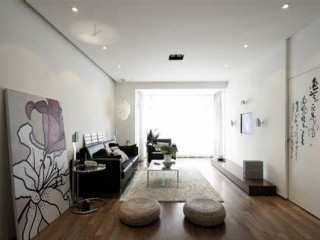
#> input picture pruebas/open-cv/prueba-en-esp32/managed_components/espressif__esp32-camera/test/pictures/test_inside.jpeg, 320 x 240 px, given in place of the camera
$ python main.py
#> lines starting #> are read from the running program, lines starting #| are printed output that depends on the picture; after the words box and inside, x2 and y2 are one past the last pixel; in counts of white or black regions, pixels touching at a corner belong together
#> in main, frame is the input picture: shape (240, 320, 3); mean B, G, R 145.6, 151.5, 156.3
import cv2
import numpy as np


def setup_detector():
    """
    Configura los rangos de color para la detección de objetos naranjas.
    """
    # Rango de color naranja en HSV
    lower_orange = np.array([5, 100, 100])
    upper_orange = np.array([25, 255, 255])
    return lower_orange, upper_orange


def detect_object(frame, lower_range, upper_range):
    """
    Detecta un objeto dentro de un rango de color en un frame.
    """
    hsv = cv2.cvtColor(frame, cv2.COLOR_BGR2HSV)
#> hsv: shape (240, 320, 3); mean H, S, V 27.4, 30.2, 156.6

    # Crear una máscara para el color naranja
    mask = cv2.inRange(hsv, lower_range, upper_range)
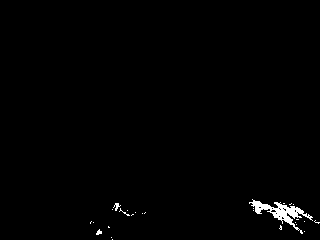
#> mask: shape (240, 320); 0.92% white; 27 white regions (24 under 20 px), largest, box (x1, y1, x2, y2) and area: (249, 199, 313, 234) 588, (113, 203, 121, 211) 28, (96, 229, 102, 235) 22

    # Opcional: Mejorar la máscara con operaciones morfológicas
    mask = cv2.erode(mask, None, iterations=2)
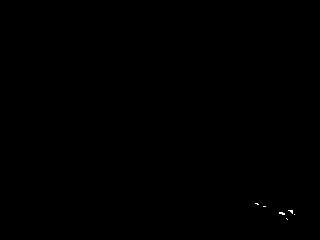
#> mask: shape (240, 320); 0.05% white in thin lines or dots, all inside (x1, y1, x2, y2) = (255, 203, 295, 220)
    mask = cv2.dilate(mask, None, iterations=2)
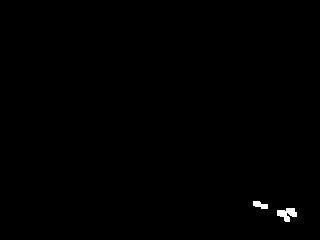
#> mask: shape (240, 320); 0.33% white; 2 white regions

    # Encontrar contornos en la máscara
    contours, _ = cv2.findContours(
        mask.copy(), cv2.RETR_EXTERNAL, cv2.CHAIN_APPROX_SIMPLE
    )
#> contours = 2 contours; box (x1, y1, x2, y2) and area: (277, 208, 297, 222) 136, (253, 201, 268, 209) 60

    if contours:
        # Encontrar el contorno más grande
        largest_contour = max(contours, key=cv2.contourArea)
#> largest_contour = contour of 27 points, box (x1, y1, x2, y2) (277, 208, 297, 222), area 136
        area = cv2.contourArea(largest_contour)
#> area = 135.5

        # Filtrar por área mínima para reducir el ruido
        if area > 500:
            # Obtener el cuadro delimitador
            x, y, w, h = cv2.boundingRect(largest_contour)
            return True, (x, y, w, h)

    return False, None


def main():
    # Inicializar la webcam
    cap = cv2.VideoCapture(0)
    if not cap.isOpened():
        print("Error: No se pudo abrir la cámara.")
        return

    # Configurar el detector de color
    lower_orange, upper_orange = setup_detector()

    print("Presiona 'q' para salir.")

    while True:
        # Capturar frame por frame
        ret, frame = cap.read()
        if not ret:
            print("Error: No se pudo capturar el frame.")
            break

        # Detectar el objeto
        found, rect = detect_object(frame, lower_orange, upper_orange)
#> found = False

        # Si se encuentra un objeto, dibujar un rectángulo verde
        if found:
            x, y, w, h = rect
            cv2.rectangle(frame, (x, y), (x + w, y + h), (0, 255, 0), 2)
            cv2.putText(
                frame,
                "Objeto Detectado",
                (x, y - 10),
                cv2.FONT_HERSHEY_SIMPLEX,
                0.7,
                (0, 255, 0),
                2,
            )

        # Mostrar el frame resultante
        cv2.imshow("Deteccion de Objeto", frame)

        # Salir del bucle si se presiona la tecla 'q'
        if cv2.waitKey(1) & 0xFF == ord("q"):
#> (key q is pressed here)
            break

    # Liberar la cámara y cerrar todas las ventanas
    cap.release()
    cv2.destroyAllWindows()


if __name__ == "__main__":
    main()

$ run again, on pruebas/open-cv/prueba-en-esp32/managed_components/espressif__esp32-camera/test/pictures/test_outside.jpeg
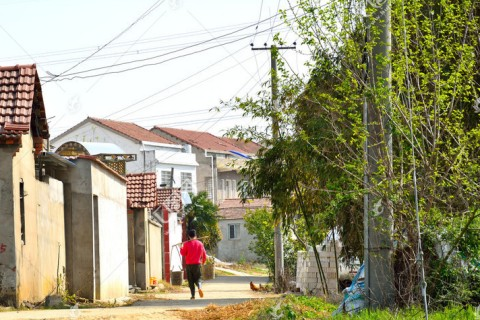
#> input picture pruebas/open-cv/prueba-en-esp32/managed_components/espressif__esp32-camera/test/pictures/test_outside.jpeg, 480 x 320 px, given in place of the camera
#> in main, frame is the input picture: shape (320, 480, 3); mean B, G, R 123.9, 152.2, 155.6
#> hsv: shape (320, 480, 3); mean H, S, V 42.7, 83.2, 159.8
#> in detect_object, `mask = cv2.dilate(mask, None, iterations=2)`:
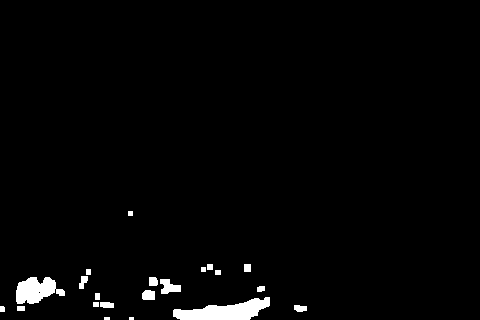
#> mask: shape (320, 480); 2.1% white; 21 white regions (2 under 20 px)
#> contours = 21 contours, 5 with area under 20; largest, box (x1, y1, x2, y2) and area: (173, 297, 270, 320) 1184, (16, 277, 65, 304) 790, (160, 279, 181, 294) 170, (142, 290, 155, 300) 100, (149, 277, 158, 286) 60
#> largest_contour = contour of 61 points, box (x1, y1, x2, y2) (173, 297, 270, 320), area 1184
#> area = 1184
#> in detect_object, `x, y, w, h = cv2.boundingRect(largest_contour)`: x = 173; y = 297; w = 97; h = 23
#> found = True; rect = (173, 297, 97, 23)
#> in main, `x, y, w, h = rect`: x = 173; y = 297; w = 97; h = 23
#> in main, `cv2.putText( frame, "Objeto Detectado", (x, y - 10), cv2.FONT_HERSHEY_..`:
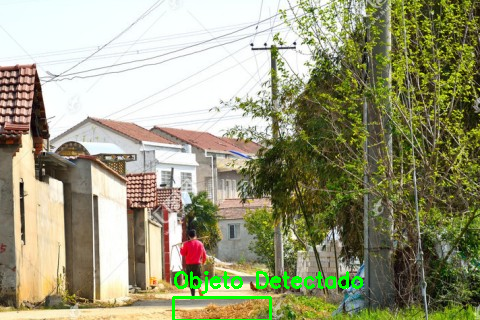
#> frame: shape (320, 480, 3); mean B, G, R 122.5, 153.6, 153.7
